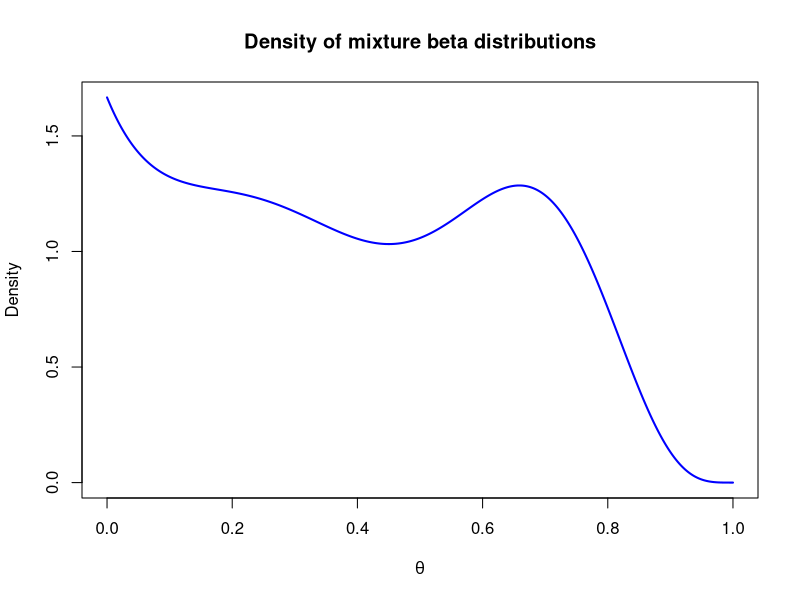
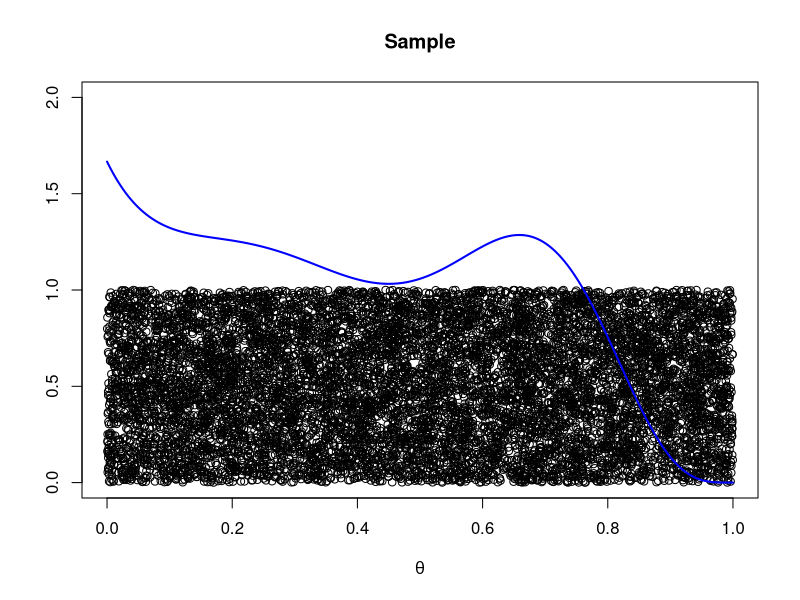
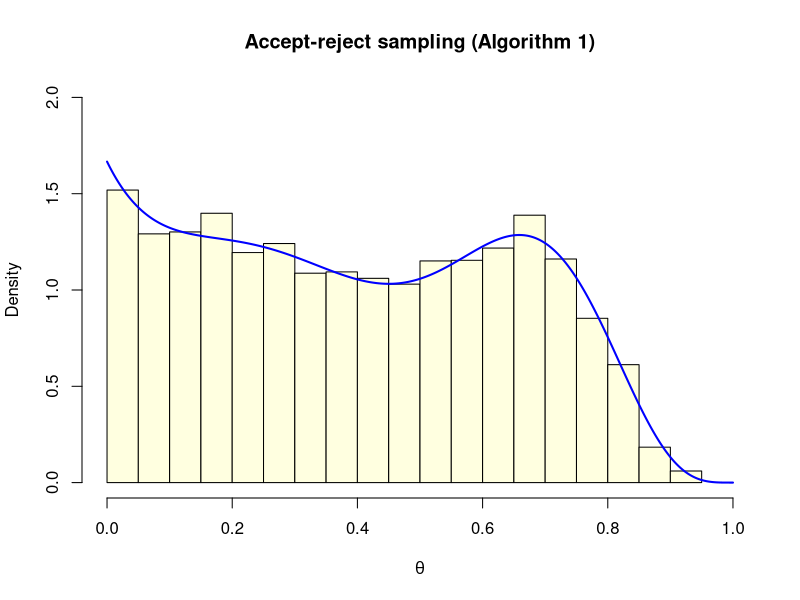
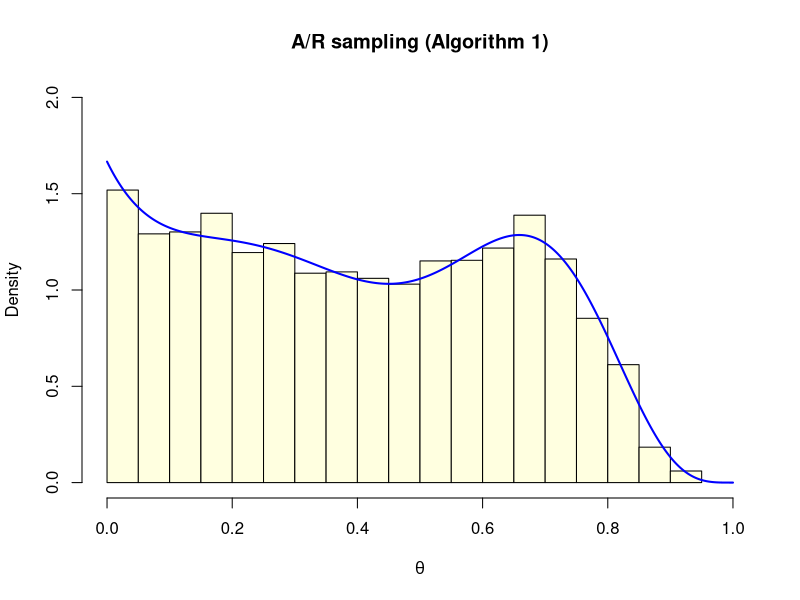
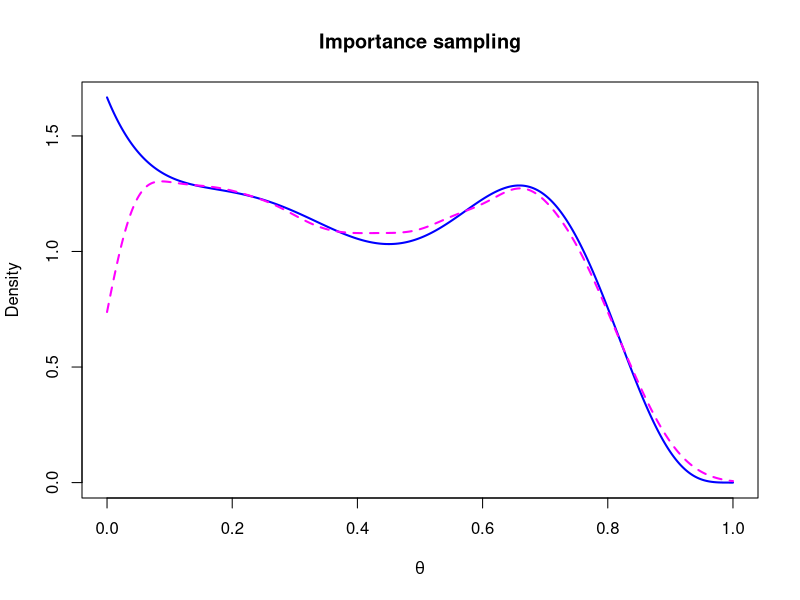
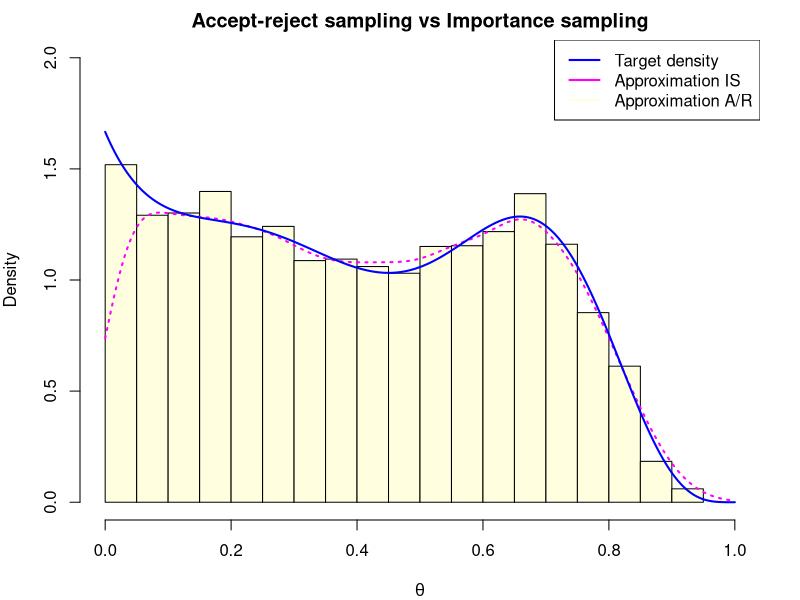
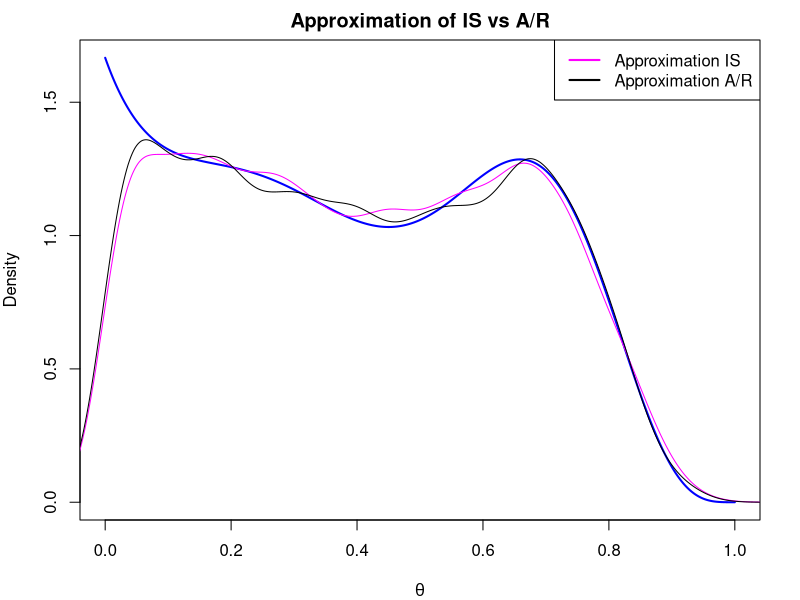

Generate these figures, in order, with R:
############################################################################
# Bayesian Inference and Computation for Data Scientists (ZZSC5960)        #
# Assessment 2                                                             #
# Monte Carlo algorithms project: DNA methylation of cytosines             #
# Submitted by - Rushmila Islam                                            #
############################################################################

##############################
# Q 1, 2, 3
# Accept/Reject Sampling
#############################

# Define the density function
f <- function(x) {
  1/3 * dbeta(x, 1, 5) + 1/3 * dbeta(x, 3, 5) + 1/3 * dbeta(x, 10, 5)
}

# Q1: Plot the density function f(x)
par(mfrow=c(1,1))
th=seq(0,1,length=10000)
plot(th, f(th), type = "l", lwd = 2, 
     xlab = expression(theta), ylab = "Density", 
     main = "Density of mixture beta distributions",
     col='blue')

set.seed(1234)
N=10000
theta = runif(N,0,1) #generate samples from proposal distribution 
u <- runif(N,0,1) #generate u; 10,000 values from a uniform distribution
theta_max=0.0 #value of theta where density point is maximum

K <- f(theta_max) #maximum value of the density
K


#############################
# A/R Algorithm 1 
#############################
theta2=c() #theta accepted
for(i in 1:N){
  #theta_prop <- runif(1,0,1)
  acc_prob <- f(theta[i])/K 
  #u <- runif(1,0,1)
  if(u[i]<acc_prob){
    theta2 <- c(theta2, theta[i]) 
  }
}



# Plotting accept-reject sampling from algorithm 1 data against f(x) 
ymax <-2
par(mfrow=c(1,1))
plot(theta, u, xlab=expression(theta), ylab = "", 
     main = "Sample", xlim=c(0,1), ylim=c(0,ymax))
lines(th, f(th), col="blue", lwd=2)


###
par(mfrow=c(1,1))
hist(theta2, probability=T, xlab=expression(theta), ylab = "Density", 
     main = "Accept-reject sampling (Algorithm 1)", xlim=c(0,1), ylim=c(0,ymax), col='lightyellow')
lines(th, f(th), col="blue", lwd=2)

# Acceptance rate for algorithm 1
acceptance_rate_1 <- 1/K #length(theta2)/N
cat("Acceptance rate (Algorithm 1) = ", acceptance_rate_1, "\n") #0.6

# Plotting accept-reject sampling from algorithm 1
par(mfrow=c(1,1))
hist(theta2, probability=T, xlab=expression(theta), ylab = "Density", 
     main = "A/R sampling (Algorithm 1)", xlim=c(0,1), ylim=c(0,ymax), col='lightyellow')
lines(th, f(th), col="blue", lwd=2)

##############################
# Q 4, 5
# Importance Sampling
#############################

w=f(theta)
W=w/sum(w)
d=density(theta, weights=W, from=0, to=1)

# Plotting IS 
par(mfrow=c(1,1))
plot(th,f(th), type="l", lwd=2, col="blue",
     xlab=expression(theta), ylab="Density", 
     main="Importance sampling")
lines(d, col="magenta", lwd=2, lty=2)


par(mfrow=c(1,1), mar=c(4,4,2,2))
hist(theta2, probability=T, 
     xlab=expression(theta), ylab="Density", main="Accept-reject sampling vs Importance sampling",
     xlim=c(0,1),ylim=c(0,ymax), col="lightyellow") #AR
lines(d, col="magenta", lwd=2, lty=3) #IS
lines(th,f(th),col="blue",lwd=2) #Target density
legend("topright", legend = c("Target density", "Approximation IS", "Approximation A/R"), 
       col = c("blue", "magenta", "lightyellow"), lty = 1, lwd = 2)



# Mean calculation
sample_true_mean_ <- sum(theta)/length(theta)
sample_true_mean_
ar_approximation <- mean(theta2) #A/R approximation: 0.4017751
ar_approximation
is_approximation <- sum(w * theta)/sum(w) #IS approximation: 0.4048396
is_approximation

# Quantile
par(mfrow=c(1,1), mar=c(4,4,2,2))
plot(th,f(th),col="blue",type="l", lwd=2,
     xlab=expression(theta), ylab="Density",
     main="Approximation of IS vs A/R") #Target density

theta_IS <- sample(theta, size=N, prob=W, replace=T)
lines(density(theta_IS), col="magenta")
quantile(theta_IS, probs=c(0.25, 0.50, 0.75))

theta_AR <- sample(theta2, size=N, replace=T)
lines(density(theta_AR), col="black")
quantile(theta_AR, probs=c(0.25, 0.50, 0.75))


legend("topright", legend = c("Approximation IS", "Approximation A/R"), 
       col = c("magenta", "black"), lty = 1, lwd = 2)


